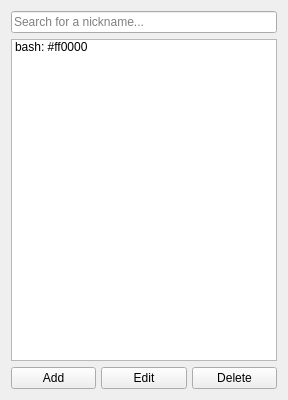
<?xml version="1.0" encoding="UTF-8"?>
<ui version="4.0">
 <class>Form</class>
 <widget class="QWidget" name="Form">
  <property name="geometry">
   <rect>
    <x>0</x>
    <y>0</y>
    <width>288</width>
    <height>400</height>
   </rect>
  </property>
  <property name="windowTitle">
   <string>Form</string>
  </property>
  <layout class="QVBoxLayout" name="verticalLayout">
   <item>
    <widget class="QLineEdit" name="lineEdit">
     <property name="text">
      <string/>
     </property>
     <property name="placeholderText">
      <string>Search for a nickname...</string>
     </property>
    </widget>
   </item>
   <item>
    <widget class="QListWidget" name="listWidget">
     <item>
      <property name="text">
       <string>bash: #ff0000</string>
      </property>
     </item>
    </widget>
   </item>
   <item>
    <layout class="QHBoxLayout" name="horizontalLayout" stretch="1,1,1">
     <property name="spacing">
      <number>5</number>
     </property>
     <property name="leftMargin">
      <number>0</number>
     </property>
     <property name="topMargin">
      <number>0</number>
     </property>
     <property name="rightMargin">
      <number>0</number>
     </property>
     <property name="bottomMargin">
      <number>0</number>
     </property>
     <item>
      <widget class="QPushButton" name="pushButton">
       <property name="text">
        <string>Add</string>
       </property>
      </widget>
     </item>
     <item>
      <widget class="QPushButton" name="pushButton_2">
       <property name="text">
        <string>Edit</string>
       </property>
      </widget>
     </item>
     <item>
      <widget class="QPushButton" name="pushButton_3">
       <property name="text">
        <string>Delete</string>
       </property>
      </widget>
     </item>
    </layout>
   </item>
  </layout>
 </widget>
 <resources/>
 <connections/>
</ui>
